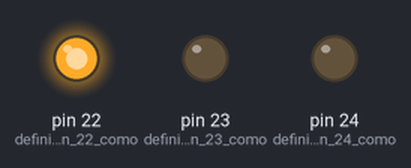
A sketch run on a simulated Arduino Mega 2560, built with avr-gcc and run on an emulated ATmega2560. Parts: output pins drawn as LEDs (lit = HIGH).

Above: at 2.5 s.
At 7.5 s:
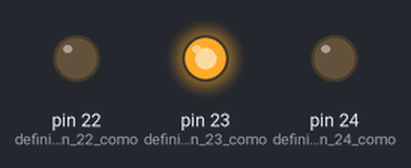
At 12.5 s:
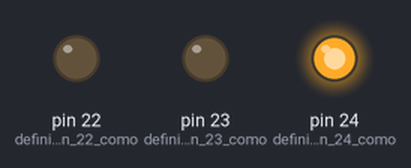
Timing chart, 0 to 19.5 s (numbered marks = the images above):
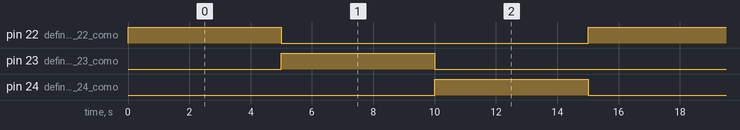

The sketch:

Semaforo.ino
```cpp
void setup() {
  pinMode(22,OUTPUT); // definimos el pin 22 como salida
  pinMode(23,OUTPUT); // definimos el pin 23 como salida
  pinMode(24,OUTPUT); // definimos el pin 24 como salida
}
void loop() {
 digitalWrite(22, HIGH); //
 digitalWrite(23, LOW);
 digitalWrite(24, LOW);
 delay(5000);
 digitalWrite(23, HIGH);
 digitalWrite(22, LOW);
 digitalWrite(24, LOW);
 delay(5000);
 digitalWrite(24, HIGH);
 digitalWrite(23, LOW);
 digitalWrite(22, LOW);
 delay(5000);
}  
```

Measured:
- by itself, pin 22 (definimos_el_pin_22_como), pin 23 (definimos_el_pin_23_como), pin 24 (definimos_el_pin_24_como): alternates HIGH for 5.0 s and LOW for 10.0 s
- by itself, everything shown: repeats every 15.0 s, in 3 steps
